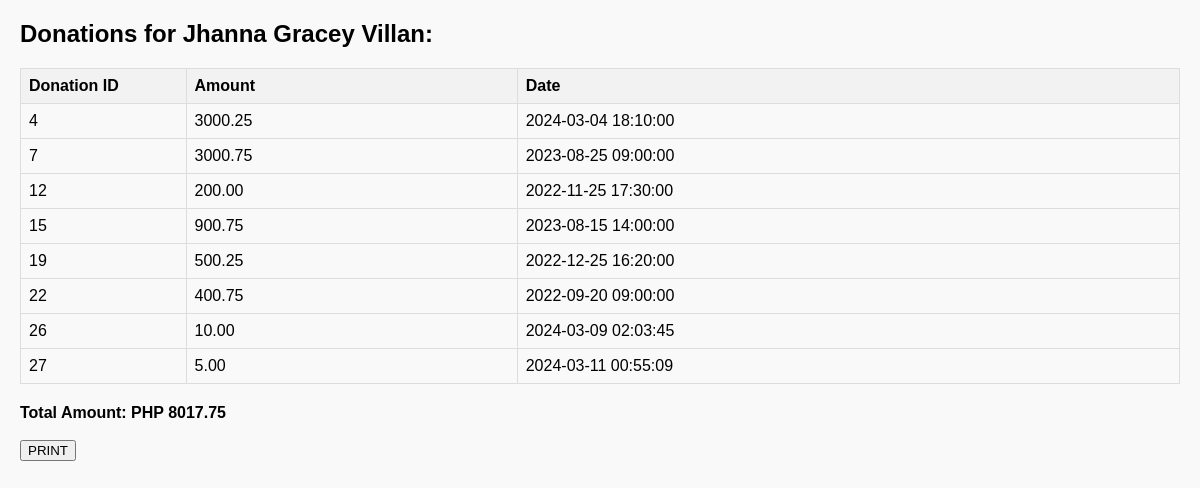
Screenshot of /admin/user_donations.php?user_id=2 with the database file from the repository.
### tables this page shows
CREATE TABLE `users` (
  `user_id` int(11) NOT NULL,
  `user_firstname` varchar(50) DEFAULT NULL,
  `user_lastname` varchar(50) DEFAULT NULL,
  `user_email` varchar(100) DEFAULT NULL,
  `user_access` varchar(50) DEFAULT NULL,
  `user_password` varchar(50) DEFAULT NULL,
  `user_address` varchar(255) DEFAULT NULL
);

CREATE TABLE `donations` (
  `donation_id` int(11) NOT NULL,
  `user_id` int(11) DEFAULT NULL,
  `user_amount` decimal(10,2) DEFAULT NULL,
  `date_date` datetime DEFAULT NULL
);

### admin/user_donations.php (the view, shortened to what this page needs)
<!DOCTYPE html>
<html>
<head>
</head>
<body>
<?php
$servername = "localhost";
$username = "root";
$password = "";
$dbname = "group12";
$conn = new mysqli($servername, $username, $password, $dbname);
if(isset($_GET['user_id'])) {
    $user_id = $_GET['user_id'];
    $user_query = "SELECT user_firstname, user_lastname FROM users WHERE user_id = $user_id";
    $user_result = $conn->query($user_query);
    if ($user_result->num_rows == 1) {
        $user_row = $user_result->fetch_assoc();
        $user_firstname = $user_row["user_firstname"];
        $user_lastname = $user_row["user_lastname"];
        echo "<h2>Donations for $user_firstname $user_lastname:</h2>";
        $donations_query = "SELECT * FROM donations WHERE user_id = $user_id";
        $donations_result = $conn->query($donations_query);
        if ($donations_result->num_rows > 0) {
            echo '<table border="1">
                    <tr>
                        <th>Donation ID</th>
                        <th>Amount</th>
                        <th>Date</th>
                    </tr>';
            $total_amount = 0;
            while($donation_row = $donations_result->fetch_assoc()) {
                $total_amount += $donation_row["user_amount"];
                echo '<tr>
                        <td>'.$donation_row["donation_id"].'</td>
                        <td>'.$donation_row["user_amount"].'</td>
                        <td>'.$donation_row["date_date"].'</td>
                    </tr>';
            }
            echo '</table>';
            echo '<div class="total-amount">Total Amount: PHP '.$total_amount.'</div>';
            echo '<br>';
            echo '<button onclick="window.print()">PRINT</button>';
        } else {
            echo "No donations found for $user_firstname $user_lastname.";
        }
    } else {
        echo "User not found.";
    }
} else {
    echo "User ID not provided.";
}
?>
</body>
</html>

### admin/user_donations.php (style rules this page uses)
body { font-family: Arial, sans-serif; margin: 20px; background-color: #f9f9f9; }
table { width: 100%; border-collapse: collapse; margin-bottom: 20px; }
th, td { border: 1px solid #ddd; padding: 8px; text-align: left; }
th { background-color: #f2f2f2; }
th:first-child, td:first-child { width: 10%; }
th:nth-child(2), td:nth-child(2) { width: 20%; }
th:nth-child(3), td:nth-child(3) { width: 30%; }
th:last-child, td:last-child { width: 40%; }
.total-amount { margin-top: 20px; font-weight: bold; }

### rows the page displays
users: user_firstname "Jhanna Gracey", user_lastname "Villan"
donations: donation_id "4", user_amount "3000.25", date_date "2024-03-04 18:10:00"
donations: donation_id "7", user_amount "3000.75", date_date "2023-08-25 09:00:00"
donations: donation_id "12", user_amount "200.00", date_date "2022-11-25 17:30:00"
donations: donation_id "15", user_amount "900.75", date_date "2023-08-15 14:00:00"
donations: donation_id "19", user_amount "500.25", date_date "2022-12-25 16:20:00"
donations: donation_id "22", user_amount "400.75", date_date "2022-09-20 09:00:00"
donations: donation_id "26", user_amount "10.00", date_date "2024-03-09 02:03:45"
donations: donation_id "27", user_amount "5.00", date_date "2024-03-11 00:55:09"

### other values shown
$total_amount "8017.75"
